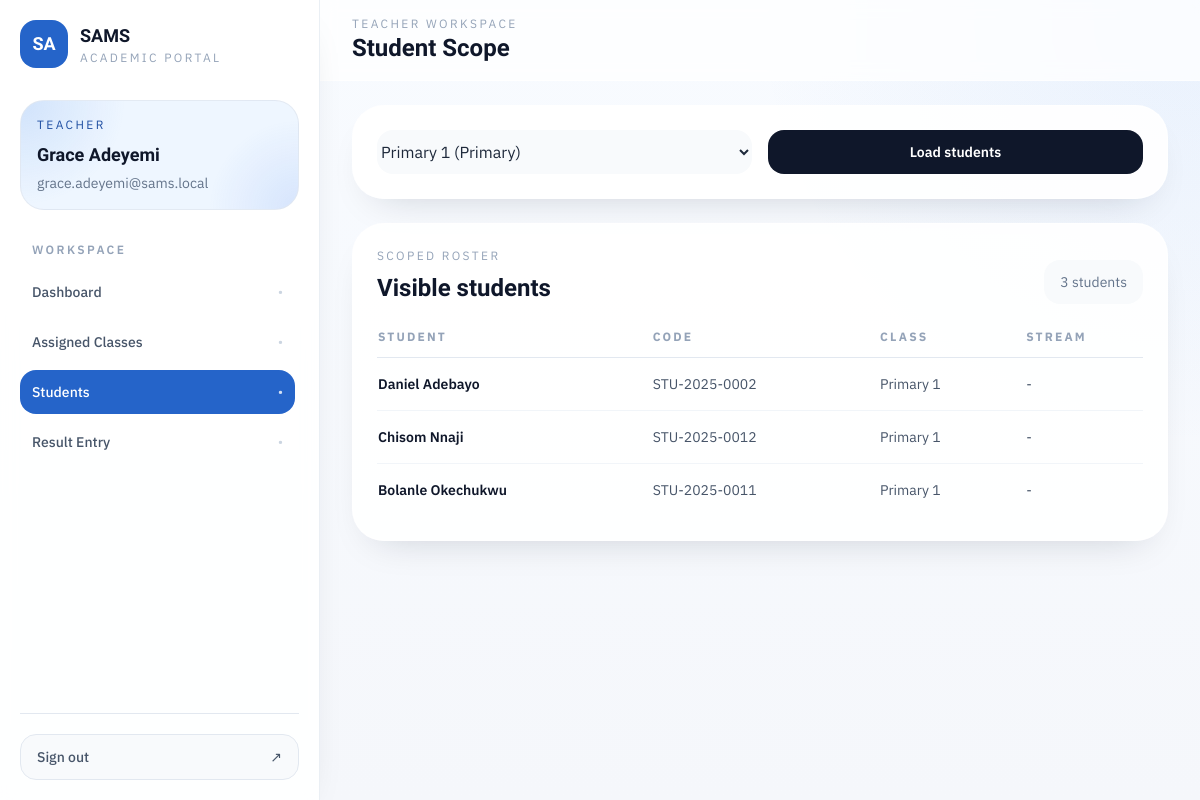
The app's page /teacher/students?class_id=5 (signed in) with its own data.
### app/models/user.py (models this page shows, shortened)
class User(UserMixin, db.Model):
    __tablename__ = "users"
    id = db.Column(db.Integer, primary_key=True)
    username = db.Column(db.String(80), unique=True, nullable=False, index=True)
    full_name = db.Column(db.String(150), nullable=False)
    email = db.Column(db.String(255), unique=True, nullable=False, index=True)
    password_hash = db.Column(db.String(255), nullable=False)
    role = db.Column(db.String(20), nullable=False, index=True)
    is_active = db.Column(db.Boolean, nullable=False, default=True)
    created_at = db.Column(
        db.DateTime, nullable=False, default=lambda: datetime.now(timezone.utc)
    )
    student_profile = db.relationship(
        "Student", back_populates="user", uselist=False, lazy="select"
    )
    teacher_profile = db.relationship(
        "Teacher", back_populates="user", uselist=False, lazy="select"
    )
    uploaded_results = db.relationship(
        "Result",
        back_populates="uploaded_by_user",
        foreign_keys="Result.uploaded_by_user_id",
        lazy="dynamic",
    )
    overridden_results = db.relationship(
        "Result",
        back_populates="overridden_by_user",
        foreign_keys="Result.overridden_by_user_id",
        lazy="dynamic",
    )
    __table_args__ = (
        db.CheckConstraint(
            "role IN ('admin', 'teacher', 'student')", name="ck_users_role"
        ),
    )

### app/models/student.py (models this page shows, shortened)
class Student(db.Model):
    __tablename__ = "students"
    id = db.Column(db.Integer, primary_key=True)
    user_id = db.Column(db.Integer, db.ForeignKey("users.id"), unique=True, nullable=False)
    student_code = db.Column(db.String(20), unique=True, nullable=False, index=True)
    first_name = db.Column(db.String(80), nullable=False)
    last_name = db.Column(db.String(80), nullable=False)
    class_id = db.Column(db.Integer, db.ForeignKey("classes.id"), nullable=False)
    stream_id = db.Column(db.Integer, db.ForeignKey("streams.id"), nullable=True)
    admission_year = db.Column(db.Integer, nullable=False)
    level = db.Column(db.String(20), nullable=False)
    is_active = db.Column("active_status", db.Boolean, nullable=False, default=True)
    active_status = synonym("is_active")
    user = db.relationship("User", back_populates="student_profile")
    class_ = db.relationship("Class", back_populates="students")
    stream = db.relationship("Stream", back_populates="students")
    results = db.relationship("Result", back_populates="student", lazy="dynamic")
    __table_args__ = (
        db.CheckConstraint(
            "level IN ('nursery', 'primary', 'secondary')", name="ck_students_level"
        ),
    )
    @property
    def full_name(self) -> str:
        return f"{self.first_name} {self.last_name}"

### app/models/class_.py (models this page shows, shortened)
class Class(db.Model):
    __tablename__ = "classes"
    id = db.Column(db.Integer, primary_key=True)
    name = db.Column(db.String(50), nullable=False)
    level = db.Column(db.String(20), nullable=False, index=True)
    session_id = db.Column(db.Integer, db.ForeignKey("sessions.id"), nullable=False)
    arm = db.Column(db.String(10), nullable=True)
    show_position = db.Column(db.Boolean, nullable=False, default=False)
    is_active = db.Column(db.Boolean, nullable=False, default=True)
    assessment_schema = db.Column(db.JSON, nullable=True)
    session = db.relationship("Session", back_populates="classes")
    streams = db.relationship(
        "Stream", back_populates="class_", cascade="all, delete-orphan", lazy="selectin"
    )
    students = db.relationship("Student", back_populates="class_", lazy="dynamic")
    class_subjects = db.relationship(
        "ClassSubject",
        back_populates="class_",
        cascade="all, delete-orphan",
        lazy="dynamic",
    )
    teacher_assignments = db.relationship(
        "ClassTeacherMap",
        back_populates="class_",
        cascade="all, delete-orphan",
        lazy="dynamic",
    )
    results = db.relationship("Result", back_populates="class_", lazy="dynamic")
    __table_args__ = (
        db.UniqueConstraint("session_id", "name", "arm", name="uq_classes_session_name_arm"),
        db.CheckConstraint(
            "level IN ('nursery', 'primary', 'secondary')", name="ck_classes_level"
        ),
    )

### app/routes/teacher.py (the view)
@teacher_bp.route("/students")
@login_required
@role_required("teacher")
def students():
    teacher = _current_teacher()
    assigned_classes = _teacher_classes(teacher)
    selected_class = _get_accessible_class(teacher, request.args.get("class_id", type=int))
    selected_stream = _get_accessible_stream(
        teacher, selected_class, request.args.get("stream_id", type=int)
    )
    streams = _accessible_streams(teacher, selected_class)
    scoped_students = _students_for_scope(selected_class, selected_stream)
    return render_template(
        "teacher/students.html",
        teacher=teacher,
        assigned_classes=assigned_classes,
        selected_class=selected_class,
        selected_stream=selected_stream,
        streams=streams,
        students=scoped_students,
    )

### app/routes/teacher.py (called while the page is built, shortened)
def _current_teacher() -> Teacher:
    teacher = current_user.teacher_profile
    if teacher is None:
        abort(403)
    return teacher

def _teacher_classes(teacher: Teacher) -> list[Class]:
    return (
        Class.query.join(ClassTeacherMap)
        .filter(ClassTeacherMap.teacher_id == teacher.id, Class.is_active.is_(True))
        .order_by(Class.name.asc())
        .distinct()
        .all()
    )

def _get_accessible_class(teacher: Teacher, class_id: int | None) -> Class | None:
    if not class_id:
        return None
    class_ = Class.query.get_or_404(class_id)
    has_access = (
        ClassTeacherMap.query.filter_by(teacher_id=teacher.id, class_id=class_id).first()
        is not None
    )
    if not has_access:
        abort(403)
    return class_

def _accessible_streams(teacher: Teacher, class_: Class | None) -> list[Stream]:
    if class_ is None or class_.level != Level.SECONDARY:
        return []

def _get_accessible_stream(
    teacher: Teacher, class_: Class | None, stream_id: int | None
) -> Stream | None:
    if class_ is None or class_.level != Level.SECONDARY:
        if stream_id:
            abort(403)
        return None

def _students_for_scope(class_: Class | None, stream: Stream | None) -> list[Student]:
    if class_ is None:
        return []
    query = Student.query.filter_by(class_id=class_.id, is_active=True)
    if class_.level == Level.SECONDARY:
        if stream is None:
            return []
        query = query.filter_by(stream_id=stream.id)
    return query.order_by(Student.last_name.asc(), Student.first_name.asc()).all()

### app/templates/teacher/students.html (shortened to what this page needs)
{% extends "layouts/app_shell.html" %}
{% block page_eyebrow %}Teacher Workspace{% endblock %}
{% block page_title %}Student Scope{% endblock %}
{% block shell_content %}
<div class="space-y-6">
  <section class="rounded-[2rem] border border-white/80 bg-white/90 p-6 shadow-soft">
    <form method="GET" class="grid gap-4 md:grid-cols-2 xl:grid-cols-4">
      <select name="class_id" class="rounded-2xl border-slate-200 bg-slate-50">
        {% for class_ in assigned_classes %}
          <option value="{{ class_.id }}" {% if selected_class and selected_class.id == class_.id %}selected{% endif %}>{{ class_.name }} ({{ class_.level|title }})</option>
        {% endfor %}
      </select>
      <button class="inline-flex items-center justify-center rounded-2xl bg-slateink px-5 py-3 text-sm font-semibold text-white transition hover:bg-brand-700">Load students</button>
    </form>
  </section>
  <section class="rounded-[2rem] border border-white/80 bg-white/90 p-6 shadow-soft">
    <div class="flex items-end justify-between gap-4">
      <div>
        <p class="text-xs uppercase tracking-[0.2em] text-slate-400">Scoped roster</p>
        <h2 class="mt-2 font-display text-2xl font-bold text-slateink">Visible students</h2>
      </div>
      <div class="rounded-2xl bg-slate-50 px-4 py-3 text-sm text-slate-500">{{ students|length }} students</div>
    </div>
    {% if students %}
      <div class="mt-6 overflow-x-auto">
        <table class="min-w-full divide-y divide-slate-200 text-sm">
          <thead>
            <tr class="text-left text-xs uppercase tracking-[0.18em] text-slate-400">
              <th class="pb-3 pr-4">Student</th>
              <th class="pb-3 pr-4">Code</th>
              <th class="pb-3 pr-4">Class</th>
              <th class="pb-3">Stream</th>
            </tr>
          </thead>
          <tbody class="divide-y divide-slate-100 text-slate-600">
            {% for student in students %}
              <tr>
                <td class="py-4 pr-4 font-semibold text-slateink">{{ student.full_name }}</td>
                <td class="py-4 pr-4">{{ student.student_code }}</td>
                <td class="py-4 pr-4">{{ student.class_.name }}</td>
                <td class="py-4">{{ student.stream.name if student.stream else "-" }}</td>
              </tr>
            {% endfor %}
          </tbody>
        </table>
      </div>
    {% else %}
      <div class="mt-6 rounded-[1.5rem] border border-dashed border-slate-200 bg-slate-50 p-8 text-sm text-slate-500">Select a class and, for secondary, a stream to load your allowed students.</div>
    {% endif %}
  </section>
</div>
{% endblock %}

### app/templates/layouts/app_shell.html (shortened to what this page needs)
{% extends "base.html" %}
{% set endpoint = request.endpoint or "" %}
{% set nav_groups = [] %}
{% if current_user.is_authenticated and current_user.role == 'admin' %}
  {% set nav_groups = [
    {'label': 'Overview', 'items': [
      {'title': 'Dashboard', 'endpoint': 'admin.dashboard', 'href': url_for('admin.dashboard')},
      {'title': 'Teachers', 'endpoint': 'admin.teachers', 'href': url_for('admin.teachers')},
      {'title': 'Students', 'endpoint': 'admin.students', 'href': url_for('admin.students')},
      {'title': 'Structure', 'endpoint': 'admin.classes', 'href': url_for('admin.classes')},
      {'title': 'Sessions', 'endpoint': 'admin.sessions', 'href': url_for('admin.sessions')},
      {'title': 'Results', 'endpoint': 'admin.results', 'href': url_for('admin.results')},
    ]}
  ] %}
{% elif current_user.is_authenticated and current_user.role == 'teacher' %}
  {% set nav_groups = [
    {'label': 'Workspace', 'items': [
      {'title': 'Dashboard', 'endpoint': 'teacher.dashboard', 'href': url_for('teacher.dashboard')},
      {'title': 'Assigned Classes', 'endpoint': 'teacher.classes', 'href': url_for('teacher.classes')},
      {'title': 'Students', 'endpoint': 'teacher.students', 'href': url_for('teacher.students')},
      {'title': 'Result Entry', 'endpoint': 'teacher.upload_results', 'href': url_for('teacher.upload_results')},
    ]}
  ] %}
{% elif current_user.is_authenticated and current_user.role == 'student' %}
  {% set nav_groups = [
    {'label': 'Student', 'items': [
      {'title': 'Dashboard', 'endpoint': 'student.dashboard', 'href': url_for('student.dashboard')},
      {'title': 'My Results', 'endpoint': 'student.results', 'href': url_for('student.results')},
      {'title': 'Report Card', 'endpoint': 'student.report_card', 'href': url_for('student.report_card')},
    ]}
  ] %}
{% endif %}
{% block body %}
<div class="min-h-screen lg:flex">
  <aside class="fixed inset-y-0 left-0 z-50 flex w-80 -translate-x-full flex-col border-r border-slate-200/70 bg-white/90 px-5 py-5 shadow-soft backdrop-blur transition duration-300 lg:sticky lg:top-0 lg:h-screen lg:translate-x-0" data-sidebar>
    <div class="flex items-center justify-between">
      <a href="{{ url_for(endpoint.split('.')[0] ~ '.dashboard') if endpoint else url_for('auth.login') }}" class="flex items-center gap-3">
        <div class="flex h-12 w-12 items-center justify-center rounded-2xl bg-brand-600 text-lg font-display font-bold text-white shadow-soft">SA</div>
        <div>
          <p class="font-display text-lg font-bold text-slateink">SAMS</p>
          <p class="text-xs uppercase tracking-[0.2em] text-slate-400">Academic Portal</p>
        </div>
      </a>
    </div>
    <div class="mt-8 rounded-3xl border border-slate-200/80 bg-mesh-glow bg-brand-50 px-4 py-4">
      <p class="text-xs uppercase tracking-[0.2em] text-brand-700">{{ current_user.role|title }}</p>
      <h2 class="mt-2 font-display text-lg font-bold text-slateink">{{ current_user.full_name }}</h2>
      <p class="mt-1 text-sm text-slate-500">{{ current_user.email }}</p>
    </div>
    <nav class="mt-8 flex-1 space-y-7 overflow-y-auto pr-1">
      {% for group in nav_groups %}
        <div>
          <p class="mb-3 px-3 text-xs font-semibold uppercase tracking-[0.2em] text-slate-400">{{ group["label"] }}</p>
          <div class="space-y-1.5">
            {% for item in group["items"] %}
              {% set active = endpoint == item.endpoint %}
              <a href="{{ item.href }}" class="group flex items-center justify-between rounded-2xl px-3 py-3 text-sm font-medium transition
                {% if active %}
                  bg-brand-600 text-white shadow-soft
                {% else %}
                  text-slate-600 hover:bg-slate-100 hover:text-slateink
                {% endif %}
              ">
                <span>{{ item.title }}</span>
                <span class="text-xs {% if active %}text-white/80{% else %}text-slate-300 group-hover:text-slate-500{% endif %}">•</span>
              </a>
            {% endfor %}
          </div>
        </div>
      {% endfor %}
    </nav>
    <div class="border-t border-slate-200 pt-5">
      <a href="{{ url_for('auth.logout') }}" class="flex items-center justify-between rounded-2xl border border-slate-200 bg-slate-50 px-4 py-3 text-sm font-medium text-slate-600 transition hover:border-brand-200 hover:bg-brand-50 hover:text-brand-700">
        <span>Sign out</span>
        <span>↗</span>
      </a>
    </div>
  </aside>
  <div class="min-w-0 flex-1">
    <header class="sticky top-0 z-30 border-b border-white/60 bg-white/75 backdrop-blur">
      <div class="mx-auto flex max-w-7xl items-center justify-between gap-4 px-4 py-4 sm:px-6 lg:px-8">
        <div class="flex items-center gap-3">
          <div>
            <p class="text-xs uppercase tracking-[0.2em] text-slate-400">{% block page_eyebrow %}Workspace{% endblock %}</p>
            <h1 class="font-display text-2xl font-bold text-slateink">{% block page_title %}Dashboard{% endblock %}</h1>
          </div>
        </div>
      </div>
    </header>
    <main class="mx-auto max-w-7xl px-4 py-6 sm:px-6 lg:px-8">
      {% block shell_content %}{% endblock %}
    </main>
  </div>
</div>
{% endblock %}

### records on screen
User: role "TEACHER", full_name "Grace Adeyemi", email "grace.adeyemi@sams.local"
Student: full_name "Daniel Adebayo", student_code "STU-2025-0002", class_.name "Primary 1", stream "-"
Student: full_name "Chisom Nnaji", student_code "STU-2025-0012", class_.name "Primary 1", stream "-"
Student: full_name "Bolanle Okechukwu", student_code "STU-2025-0011", class_.name "Primary 1", stream "-"

### other values on screen
{{ group["label"] }} "WORKSPACE"
{{ item.title }} "Dashboard" "Assigned Classes" "Students" "Result Entry"
{{ students|length }} "3"
form field class_id "Primary 1 (Primary)"
